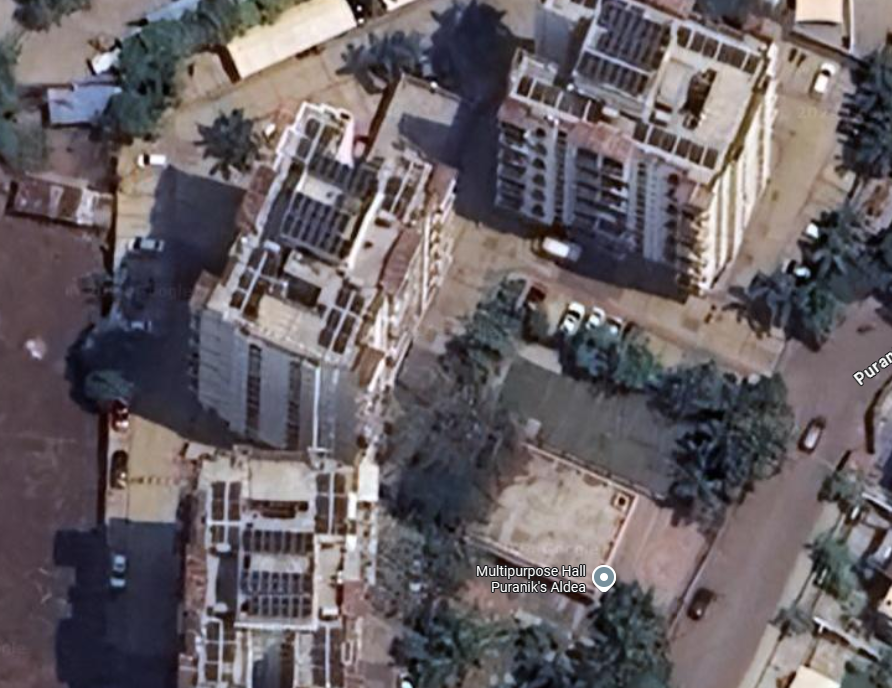
#> input picture data/input_images/Screenshot 2024-09-18 122134.png, 892 x 688 px, found by its file name; its folder holds only this picture in this run
$ python blue_filter.py
#> lines starting #> are read from the running program, lines starting #| are printed output that depends on the picture
from PIL import Image
import numpy as np
import os

def adjust_image(input_path, output_path, red=1.0, green=1.0, blue=1.0, brightness=1.0):
    """
    Adjust the intensity of each color channel in an image.

    :param input_path: Path to the input image
    :param output_path: Path to save the output image
    :param red: Intensity of red channel (0 to 1)
    :param green: Intensity of green channel (0 to 1)
    :param blue: Intensity of blue channel (0 to 1)
    :param brightness: Overall brightness adjustment (0 to 2, where 1 is original brightness)
    """
#> called with red = 0.1, green = 0.6, blue = 1, brightness = 0.5
    # Open the image
    img = Image.open(input_path)
#> img is the input picture: PIL image 892x688 RGBA; mean R, G, B, A 103.3, 96.3, 100.4, 255

    # Convert image to RGB if it's not already
    img = img.convert('RGB')
#> img: PIL image 892x688 RGB

    # Convert image to numpy array and normalize to float (0 to 1)
    img_array = np.array(img).astype(float) / 255

    # Adjust each channel
    img_array[:,:,0] *= red   # Red channel
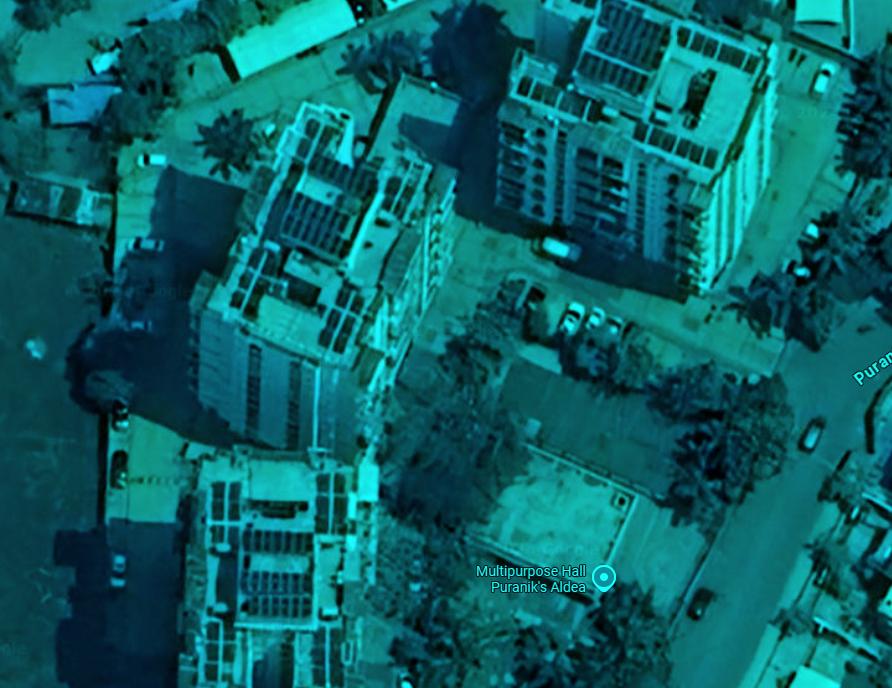
#> img_array: shape (688, 892, 3) float64; mean R, G, B 0.0405, 0.377, 0.394
    img_array[:,:,1] *= green # Green channel
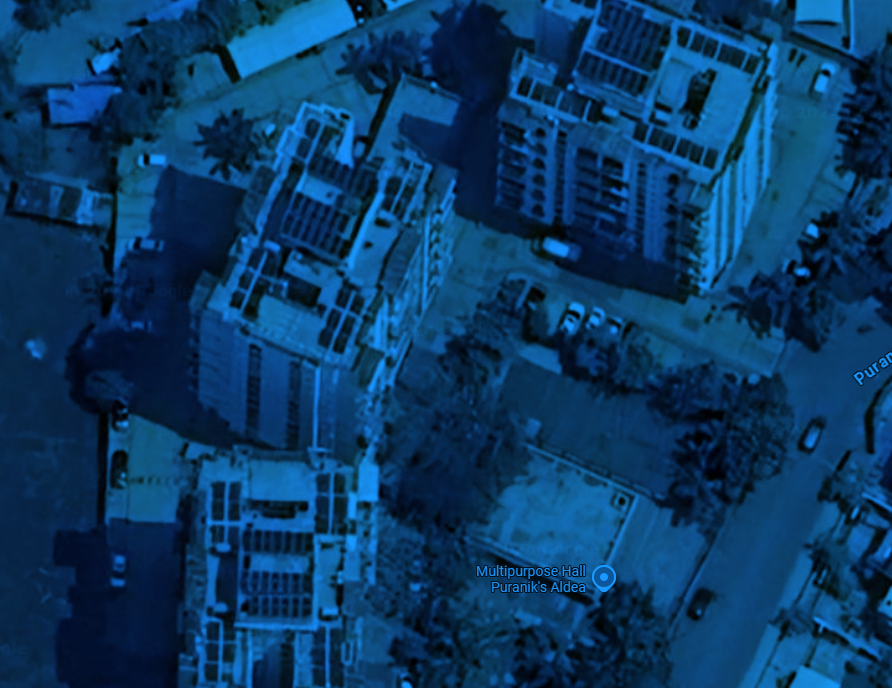
#> img_array: shape (688, 892, 3) float64; mean R, G, B 0.0405, 0.226, 0.394
    img_array[:,:,2] *= blue  # Blue channel

    # Adjust brightness
    img_array *= brightness
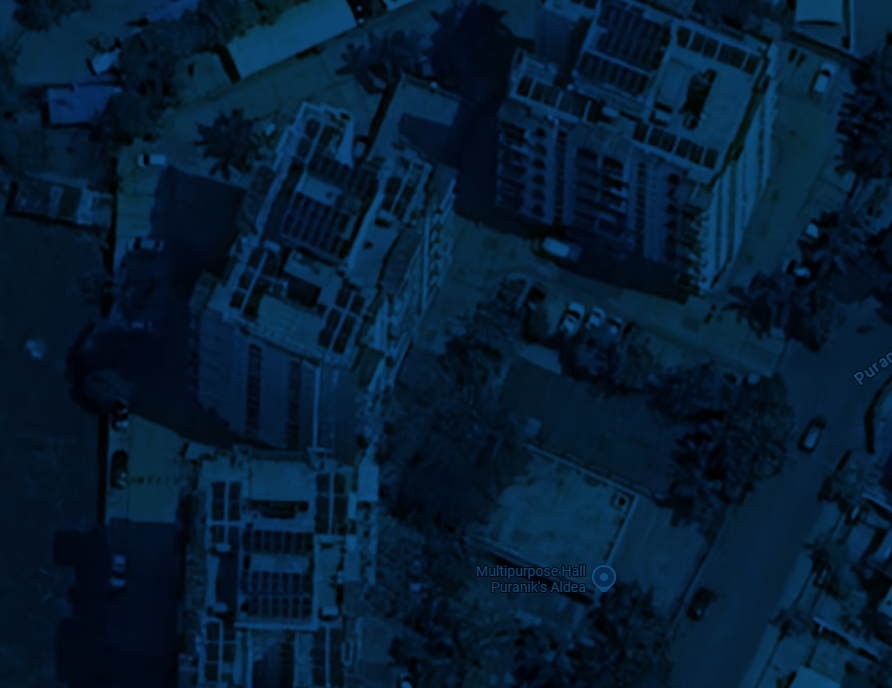
#> img_array: shape (688, 892, 3) float64; mean R, G, B 0.0203, 0.113, 0.197

    # Clip values to ensure they're in the 0 to 1 range
    img_array = np.clip(img_array, 0, 1)

    # Convert back to 0-255 range and uint8 type
    img_array = (img_array * 255).astype(np.uint8)

    # Create new image from array
    output_img = Image.fromarray(img_array)

    # Save the output image
    output_img.save(output_path)


# Define the input and output folders
input_folder = "data/input_images"
output_folder = "data/output_blue_images"

# Define the color adjustments
red = 0.1
green = 0.6
blue = 1.0
brightness = 0.5

# Iterate over the files in the input folder
for filename in os.listdir(input_folder):
    # Check if the file is an image
    if filename.endswith(".png") or filename.endswith(".jpg"):
        # Read the image
        input_path = os.path.join(input_folder, filename)
        output_filename = filename.split('.')[0] + "_blue.png"
        output_path = os.path.join(output_folder, output_filename)

        # Apply the color adjustments
        adjust_image(input_path, output_path, red, green, blue, brightness)

        print(f"Processed {filename} and saved as {output_filename}")

$ run again, on data/input_images/Screenshot 2024-09-18 163452.png
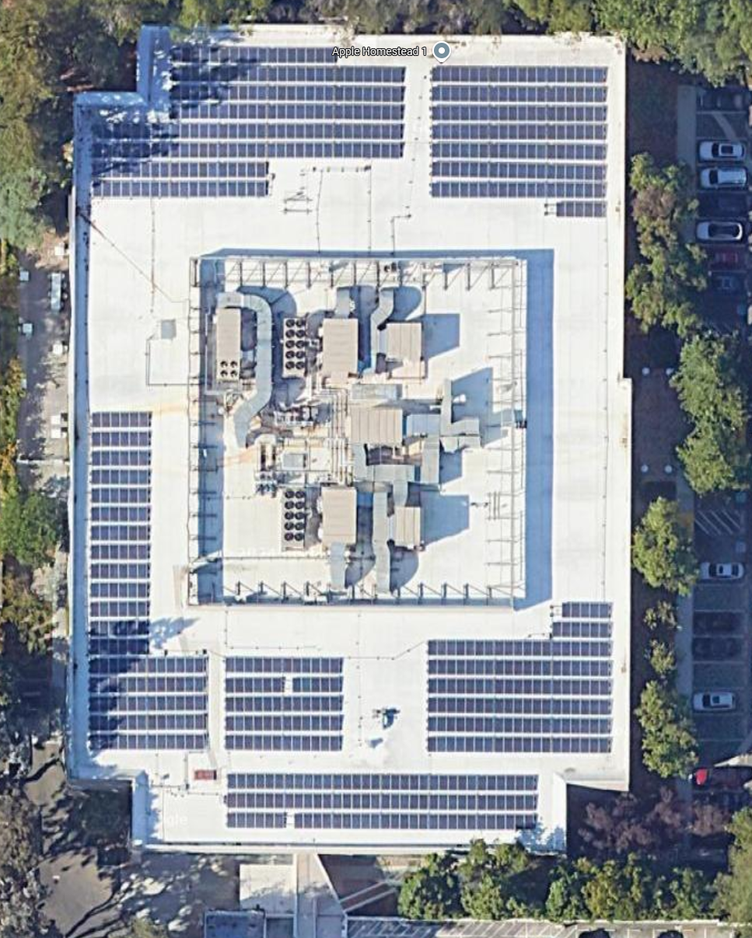
#> input picture data/input_images/Screenshot 2024-09-18 163452.png, 752 x 938 px, shrunk from 967 x 1207 before the run, found by its file name
#> in adjust_image, img is the input picture: PIL image 752x938 RGBA; mean R, G, B, A 144.1, 150.4, 157.7, 255
#> img: PIL image 752x938 RGB
#> in adjust_image, `img_array[:,:,1] *= green`:
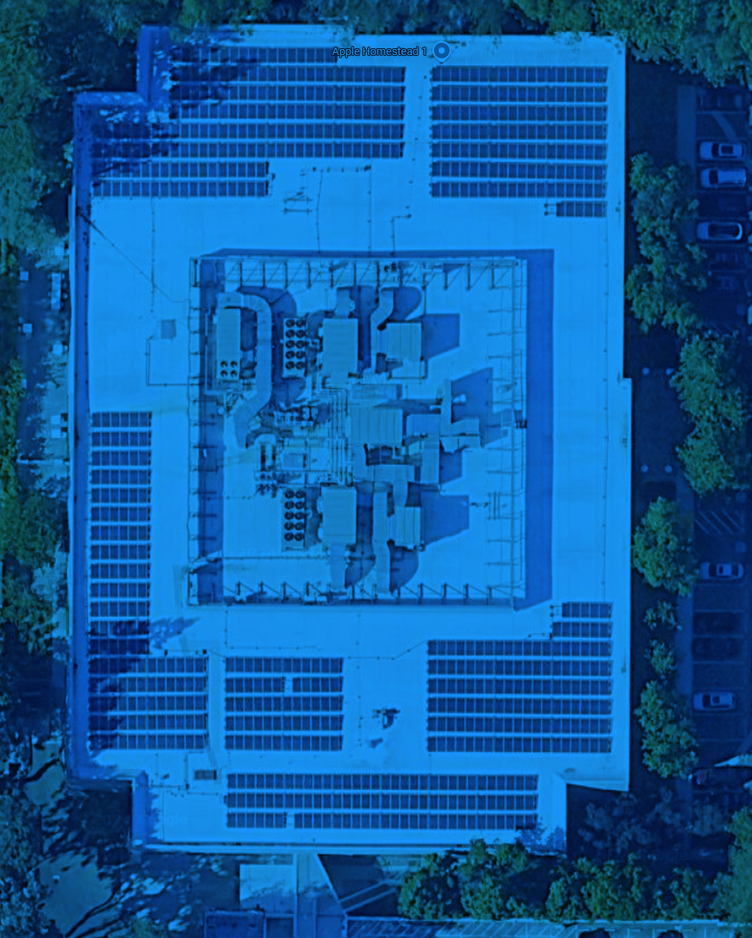
#> img_array: shape (938, 752, 3) float64; mean R, G, B 0.0565, 0.354, 0.618
#> in adjust_image, `img_array *= brightness`:
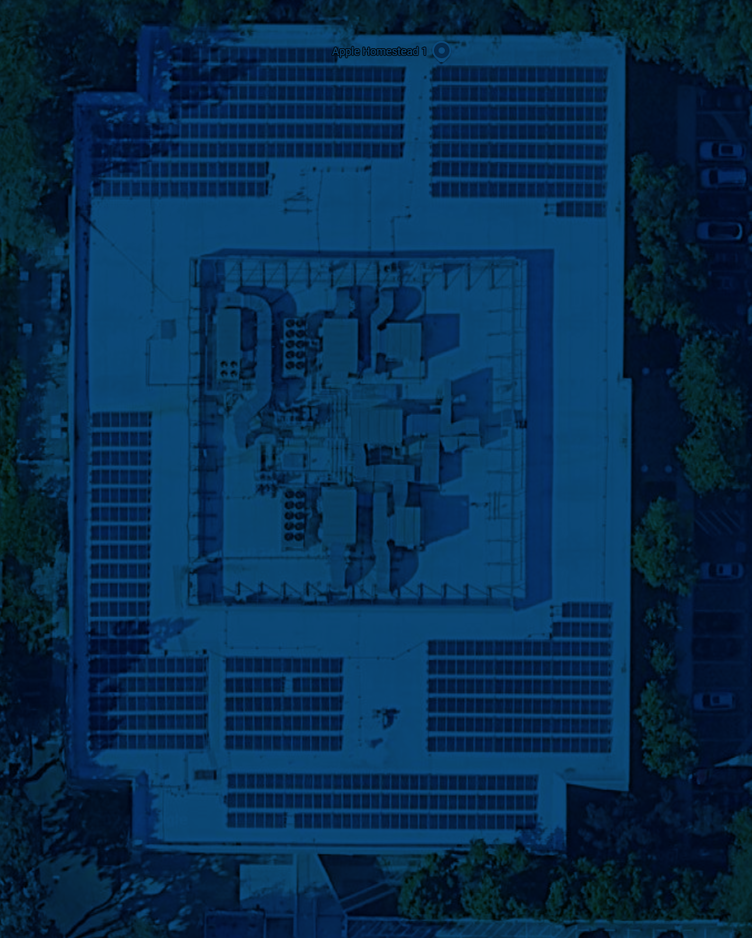
#> img_array: shape (938, 752, 3) float64; mean R, G, B 0.0283, 0.177, 0.309

$ run again, on data/input_images/Screenshot 2024-09-19 123412.png
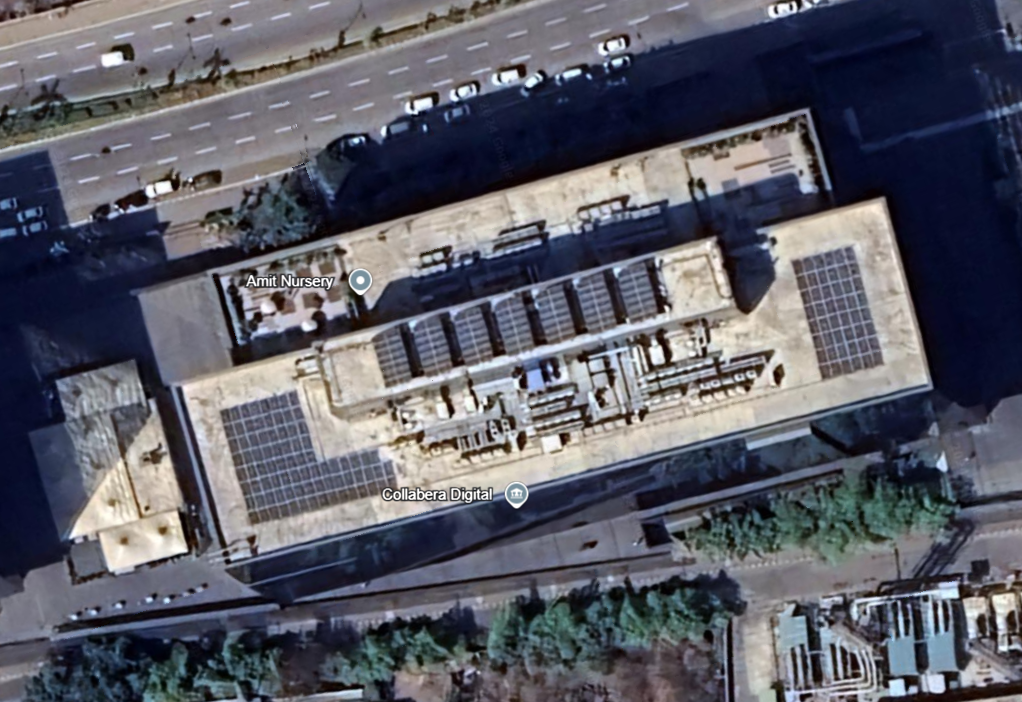
#> input picture data/input_images/Screenshot 2024-09-19 123412.png, 1022 x 702 px, found by its file name
#> in adjust_image, img is the input picture: PIL image 1022x702 RGBA; mean R, G, B, A 90.6, 91.5, 101.7, 255
#> img: PIL image 1022x702 RGB
#> in adjust_image, `img_array[:,:,1] *= green`:
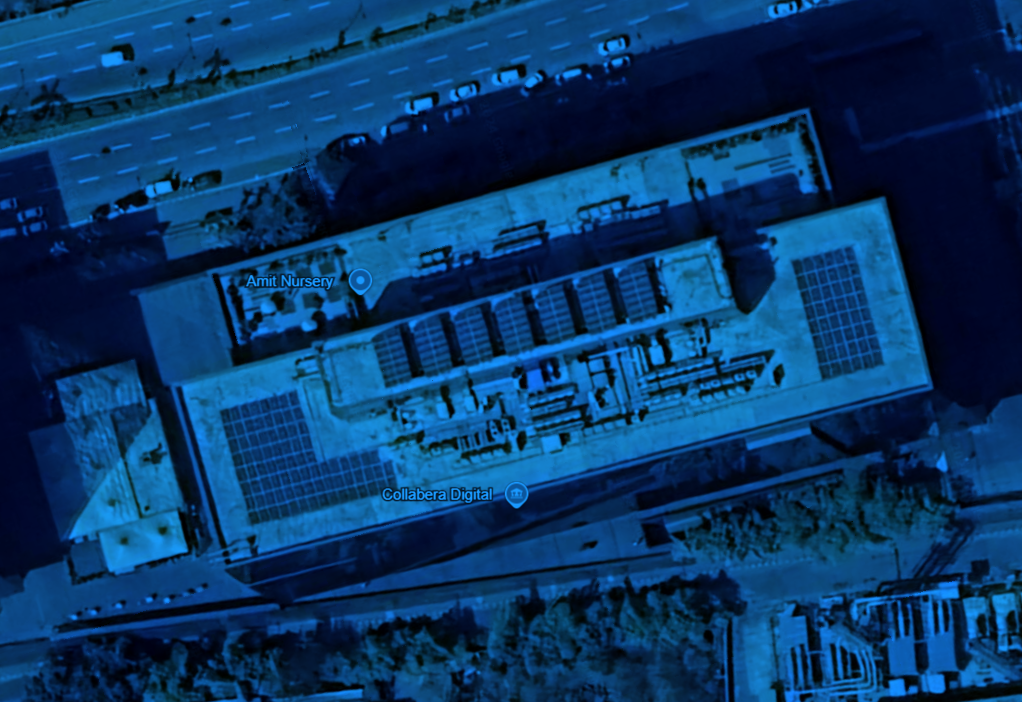
#> img_array: shape (702, 1022, 3) float64; mean R, G, B 0.0355, 0.215, 0.399
#> in adjust_image, `img_array *= brightness`:
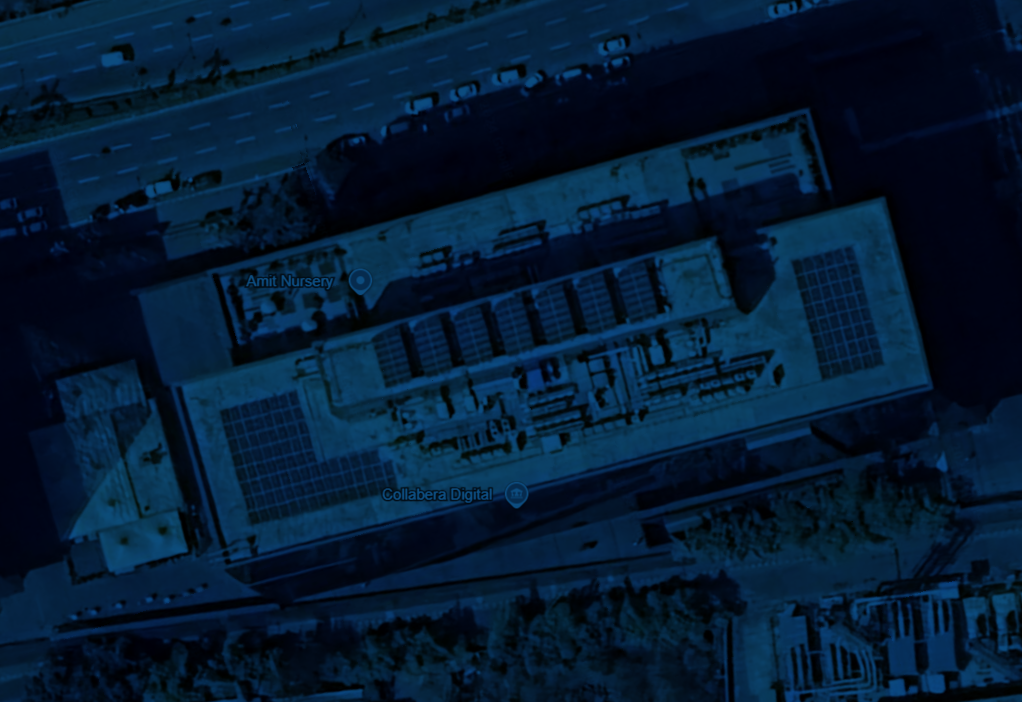
#> img_array: shape (702, 1022, 3) float64; mean R, G, B 0.0178, 0.108, 0.199

$ run again, on data/input_images/Screenshot 2024-09-19 123452.png
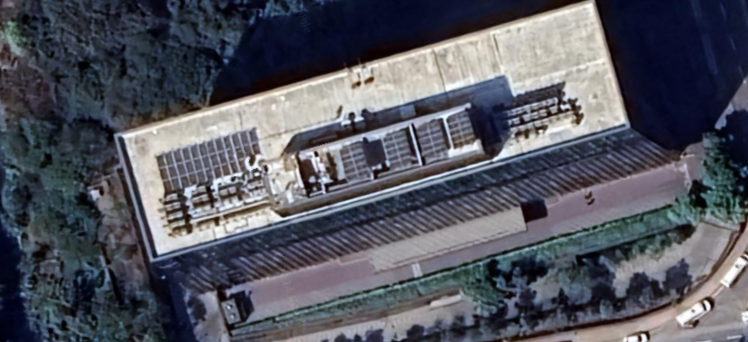
#> input picture data/input_images/Screenshot 2024-09-19 123452.png, 748 x 342 px, found by its file name
#> in adjust_image, img is the input picture: PIL image 748x342 RGBA; mean R, G, B, A 84.1, 86.1, 95.7, 255
#> img: PIL image 748x342 RGB
#> in adjust_image, `img_array[:,:,1] *= green`:
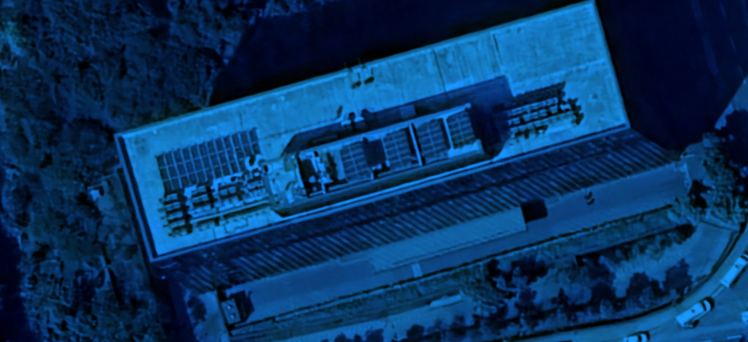
#> img_array: shape (342, 748, 3) float64; mean R, G, B 0.033, 0.203, 0.375
#> in adjust_image, `img_array *= brightness`:
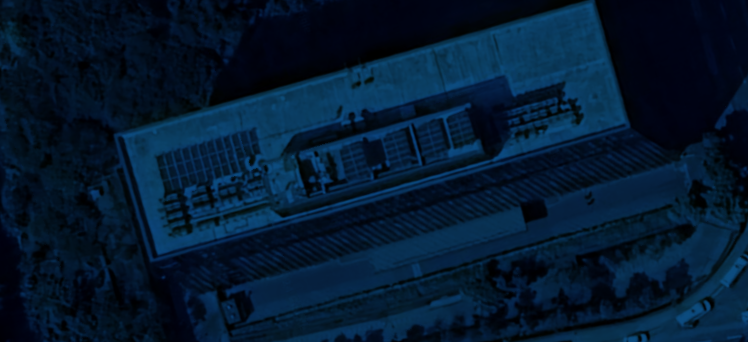
#> img_array: shape (342, 748, 3) float64; mean R, G, B 0.0165, 0.101, 0.188
